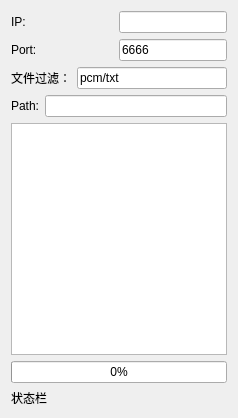
<?xml version="1.0" encoding="UTF-8"?>
<ui version="4.0">
 <class>Widget</class>
 <widget class="QWidget" name="Widget">
  <property name="geometry">
   <rect>
    <x>0</x>
    <y>0</y>
    <width>238</width>
    <height>418</height>
   </rect>
  </property>
  <property name="windowTitle">
   <string>Widget</string>
  </property>
  <layout class="QVBoxLayout" name="verticalLayout">
   <item>
    <layout class="QHBoxLayout" name="horizontalLayout_2">
     <item>
      <widget class="QLabel" name="label">
       <property name="text">
        <string>IP:</string>
       </property>
      </widget>
     </item>
     <item>
      <widget class="QLineEdit" name="hostLineEdit">
       <property name="sizePolicy">
        <sizepolicy hsizetype="Preferred" vsizetype="Preferred">
         <horstretch>0</horstretch>
         <verstretch>0</verstretch>
        </sizepolicy>
       </property>
       <property name="text">
        <string/>
       </property>
      </widget>
     </item>
    </layout>
   </item>
   <item>
    <layout class="QHBoxLayout" name="horizontalLayout_3">
     <item>
      <widget class="QLabel" name="label_2">
       <property name="text">
        <string>Port:</string>
       </property>
      </widget>
     </item>
     <item>
      <widget class="QLineEdit" name="portLineEdit">
       <property name="sizePolicy">
        <sizepolicy hsizetype="Preferred" vsizetype="Preferred">
         <horstretch>0</horstretch>
         <verstretch>0</verstretch>
        </sizepolicy>
       </property>
       <property name="text">
        <string>6666</string>
       </property>
      </widget>
     </item>
    </layout>
   </item>
   <item>
    <layout class="QHBoxLayout" name="horizontalLayout_4">
     <item>
      <widget class="QLabel" name="label_4">
       <property name="text">
        <string>文件过滤：</string>
       </property>
      </widget>
     </item>
     <item>
      <widget class="QLineEdit" name="filterEdit">
       <property name="text">
        <string>pcm/txt</string>
       </property>
      </widget>
     </item>
    </layout>
   </item>
   <item>
    <layout class="QHBoxLayout" name="horizontalLayout">
     <item>
      <widget class="QLabel" name="label_3">
       <property name="text">
        <string>Path:</string>
       </property>
      </widget>
     </item>
     <item>
      <widget class="QLineEdit" name="currDir"/>
     </item>
    </layout>
   </item>
   <item>
    <widget class="QListWidget" name="fileListWidget"/>
   </item>
   <item>
    <widget class="QProgressBar" name="file_Bar">
     <property name="value">
      <number>0</number>
     </property>
    </widget>
   </item>
   <item>
    <widget class="QLabel" name="messageLabel">
     <property name="sizePolicy">
      <sizepolicy hsizetype="Preferred" vsizetype="Preferred">
       <horstretch>0</horstretch>
       <verstretch>0</verstretch>
      </sizepolicy>
     </property>
     <property name="text">
      <string>状态栏</string>
     </property>
    </widget>
   </item>
  </layout>
 </widget>
 <layoutdefault spacing="6" margin="11"/>
 <resources/>
 <connections/>
</ui>
